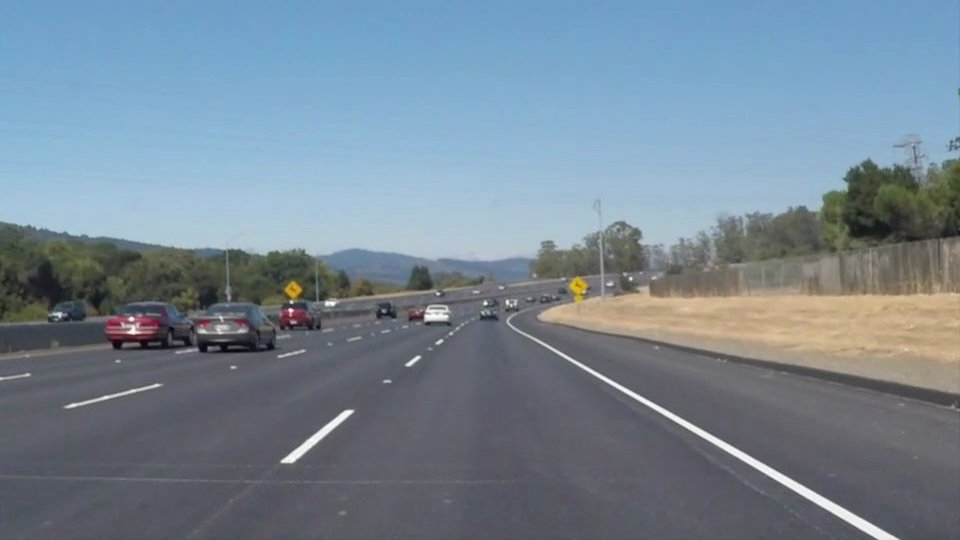
#> input picture test_images/solidWhiteCurve.jpg, 960 x 540 px
$ jupyter execute --allow-errors P1_by_AlanYang.ipynb   (shell and % lines are left out)
#> lines starting #> are read from the running program, lines starting #| are printed output that depends on the picture; after the words box and inside, x2 and y2 are one past the last pixel; in counts of white or black regions, pixels touching at a corner belong together
# Self-Driving Car Engineer Nanodegree

## Project: **Finding Lane Lines on the Road**
***
In this project, you will use the tools you learned about in the lesson to identify lane lines on the road.  You can develop your pipeline on a series of individual images, and later apply the result to a video stream (really just a series of images). Check out the video clip "raw-lines-example.mp4" (also contained in this repository) to see what the output should look like after using the helper functions below.

Once you have a result that looks roughly like "raw-lines-example.mp4", you'll need to get creative and try to average and/or extrapolate the line segments you've detected to map out the full extent of the lane lines.  You can see an example of the result you're going for in the video "P1_example.mp4".  Ultimately, you would like to draw just one line for the left side of the lane, and one for the right.

In addition to implementing code, there is a brief writeup to complete. The writeup should be completed in a separate file, which can be either a markdown file or a pdf document. There is a [write up template](https://github.com/udacity/CarND-LaneLines-P1/blob/master/writeup_template.md) that can be used to guide the writing process. Completing both the code in the Ipython notebook and the writeup template will cover all of the [rubric points](https://review.udacity.com/#!/rubrics/322/view) for this project.

---
Let's have a look at our first image called 'test_images/solidWhiteRight.jpg'.  Run the 2 cells below (hit Shift-Enter or the "play" button above) to display the image.

**Note: If, at any point, you encounter frozen display windows or other confounding issues, you can always start again with a clean slate by going to the "Kernel" menu above and selecting "Restart & Clear Output".**

---

**The tools you have are color selection, region of interest selection, grayscaling, Gaussian smoothing, Canny Edge Detection and Hough Tranform line detection.  You  are also free to explore and try other techniques that were not presented in the lesson.  Your goal is piece together a pipeline to detect the line segments in the image, then average/extrapolate them and draw them onto the image for display (as below).  Once you have a working pipeline, try it out on the video stream below.**

---

<figure>

 <figcaption>
 <p></p>
 <p style="text-align: center;"> Your output should look something like this (above) after detecting line segments using the helper functions below </p>
 </figcaption>
</figure>
 <p></p>
<figure>

 <figcaption>
 <p></p>
 <p style="text-align: center;"> Your goal is to connect/average/extrapolate line segments to get output like this</p>
 </figcaption>
</figure>

**Run the cell below to import some packages.  If you get an `import error` for a package you've already installed, try changing your kernel (select the Kernel menu above --> Change Kernel).  Still have problems?  Try relaunching Jupyter Notebook from the terminal prompt.  Also, consult the forums for more troubleshooting tips.**

## Import Packages

[cell 1]
#importing some useful packages
import matplotlib.pyplot as plt
import matplotlib.image as mpimg
import numpy as np
import cv2

## Import User-defined functions:

### 1. The function below serves two purposes. The first one is to plot a trapezoid on the image to find the region in which the majority of lane lines. The second one is to identify the lane lines in this region using color threshold.

* Note: Yellow color means no blue element.

[cell 2]
# Find the region and color threshold for the lanes to reduce nosie and processing time
# The region area is about the lower half of the image, and color threshold is set to [200,200,0], because yellow color
#has no blue color and white is [255,255,255]. Combining them the threshold would work in good accuracy.

def region_color_of_interest(image):
    ysize=image.shape[0]
    xsize=image.shape[1]
    #check x and y coordinates of the image
    color_select = np.copy(image)
    line_image = np.copy(image)
    #copy image to prevent mistakenly change the original image

    #define color selection threshold
    red=185
    green=185
    blue=0
    #for rgb, yellow has no blue color, this threshold is sufficient to screen out yellow and white lane lines
    rgb_threshold=[red,green,blue]

    #create the region of interest with 4 points

    left_bottom = [25,540]
    right_bottom = [920, 540]
    apex_l = [300, 350]
    apex_r = [600, 350]

    # Perform a linear fit (y=Ax+B) to each of the four sides of the region
    # np.polyfit returns the coefficients [A, B] of the fit
    #1 here means one degree of freedom(straight line), 2 or above mean curve
    fit_left = np.polyfit((left_bottom[0], apex_l[0]), (left_bottom[1], apex_l[1]), 1)
    fit_right = np.polyfit((right_bottom[0], apex_r[0]), (right_bottom[1], apex_r[1]), 1)
    fit_bottom = np.polyfit((left_bottom[0], right_bottom[0]), (left_bottom[1], right_bottom[1]), 1)
    fit_top = np.polyfit((apex_l[0], apex_r[0]), (apex_l[1], apex_r[1]), 1)

    #mask pixels below the threshold
    color_threshold = (image[:,:,0] < rgb_threshold[0])|(image[:,:,1] < rgb_threshold[1])|(image[:,:,2] < rgb_threshold[2])

    #find the region inside the lines
    XX, YY = np.meshgrid(np.arange(0, xsize), np.arange(0, ysize))

    #because y=AX+B, any points in YY satisfy the conditions are in the region we desire
    region_thresholds = (YY > (XX*fit_left[0] + fit_left[1])) & \
                    (YY > (XX*fit_right[0] + fit_right[1])) & \
                    (YY < (XX*fit_bottom[0] + fit_bottom[1])) &\
                    (YY > (XX*fit_top[0] + fit_top[1]))
    #hide regions outside the desired area or the color that below the thresholds
    color_select[color_threshold|~region_thresholds] = [0,0,0]

    #highlight the lanes in the desired region
    line_image[~color_threshold & region_thresholds] = [250,0,0]
    #print(type(~color_threshold & region_thresholds))

    #f,axarr = plt.subplots(1,2,figsize=(15,15))
    #axarr[0].imshow(line_image)
    #axarr[0].plot(x,y,'b--', lw=4)

    #axarr[1].imshow(color_select)
    #axarr[1].plot(x,y,'r--', lw=4)
    return color_select

### 2. Gray the image and apply Canny Edge Detection and Hough Transform on the image

1. Apply Gaussian smooth to reduce the noise
2. Apply Canny Edge Dection to find out the edges of the lanes
3. Apply Hough Transform to find out the lines of the lanes

* Note: The difference in cv2.HoughLinesP() and cv2.HoughLines()

cv2.HoughLinesP() directly returns the two endpoints of the lines, while cv2.HoughLines() return the parameters of lines, where are slope and y-intercept, and the coordinates of two endpoints need to be found out.

[cell 3]
def gray_canny_hough_transfrom(image):
    #image = mpimg.imread('test_images/solidWhiteRight.jpg')
    gray = cv2.cvtColor(image,cv2.COLOR_RGB2GRAY)

    # Define a kernel size and apply Gaussian smoothing
    kernel_size = 3
    #blur_gray = cv2.GaussianBlur(gray,(kernel_size, kernel_size),0)
    blur_gray = cv2.GaussianBlur(gray,(kernel_size, kernel_size),0)

    # Define our parameters for Canny and apply
    low_threshold = 75
    high_threshold = 150
    #apply canny edge detection to the region of interest only
    edges = cv2.Canny(blur_gray, low_threshold, high_threshold)

    # Create a "color" binary image to combine with line image
    color_edges = np.dstack((edges, edges, edges))

    # Next we'll create a masked edges image using cv2.fillPoly()
    mask = np.zeros_like(edges)
    ignore_mask_color = 255

    # Define the Hough transform parameters
    # Make a blank the same size as our image to draw on
    rho = 1 # distance resolution in pixels of the Hough grid
    theta = np.pi/180 # angular resolution in radians of the Hough grid
    threshold = 1     # minimum number of votes (intersections in Hough grid cell)
    min_line_length = 12 #minimum number of pixels making up a line
    max_line_gap = 3    # maximum gap in pixels between connectable line segments
    line_image = np.copy(image)*0 # creating a blank to draw lines on

    # Run Hough on edge detected image
    # Output "lines" is an array containing endpoints of detected line segments
    lines = cv2.HoughLinesP(edges, rho, theta, threshold, np.array([]),
                            min_line_length, max_line_gap)

    # [6 lines of commented-out code are left out]
    return lines,color_edges

### 3. Connect the segments of lanes to a single one

The biggest issue in this function is the robustness. Sometimes the single line has the difficulty in representing the lane line; in other words, deviations between the plotted line and the lane line can be observed, especially in the condition that lane line marks are not clear in the image, for instance, in the challenge video.

Several methods I can think of to improve the robustness of the solid line. 1, consider the average slope of the lane, because the slope for left or right lane line should be relatively consistent. When lane markers are not clearly detected, the previous slope is referred for the slope. 2. Using dynamic color threshold to better identify the lane color. 3. Using a smaller region that can include the lane line and exclude non-related area to reduce noise.

[cell 4]
def draw_lines(img, lines, color=[255, 0, 0], thickness=5):

    left_bottom = [25,540]
    right_bottom = [920, 540]
    apex_l = [300, 350]
    apex_r = [600, 350]

    left_slope= []
    right_slope =[]
    left_points=[]
    right_points=[]
    for line in lines:
        for x1,y1,x2,y2 in line:
            if x1 < 450 and x1 >50:
                left_points.append((x1,y1))
            if x1 > 500 and x1 < 900:
                right_points.append((x1,y1))
            if x2 < 450 and x2 >50:
                left_points.append((x2,y2))
            if x2 > 500 and x2 < 900:
                right_points.append((x2,y2))
    left_points.sort()
    right_points.sort()
    #print(left_points)
    x_avg_l = (left_points[1][0] + left_points[len(left_points)-2][0])/2
    y_avg_l = (left_points[1][1] + left_points[len(left_points)-2][1])/2

    left_slope = (y_avg_l-left_points[1][1])/(x_avg_l - left_points[1][0])

    x_avg_r = right_points[1][0] + right_points[len(right_points)-2][0]
    y_avg_r = right_points[1][1] + right_points[len(right_points)-2][1]

    right_slope = (y_avg_r - right_points[1][1])/(x_avg_r - right_points[1][0])

    #print('left,right',left_slope,right_slope)

    #becaue right lane is more stable
    if (abs(left_slope)/right_slope) > 1.2:
        left_slope = -right_slope *1.2
    elif (abs(left_slope)/right_slope) < 0.85:
        left_slope = -right_slope *1.2
    left_bias = y_avg_l - left_slope*x_avg_l

    #print('y_avg_l,x_avg_l,left_bias', y_avg_l,x_avg_l,left_bias)
    right_bias = y_avg_r - right_slope*x_avg_r

    #find the equation(y=mx+b) of left lane (avearged) in the image,l_points(x,y) and slope(m) are known. y-intercetp(b)
    #can be found out.

    # initialize the points
    left_lane_top=[0,0]
    left_lane_bottom=[0,0]

    left_lane_top[0] = int((apex_l[1] - left_bias)/left_slope)
    left_lane_top[1] = apex_l[1]

    left_lane_bottom[0] = int((left_bottom[1] - left_bias)/left_slope)
    left_lane_bottom[1] = left_bottom[1]

    cv2.line(img, (left_lane_top[0], left_lane_top[1]), (left_lane_bottom[0], left_lane_bottom[1]), color, thickness)


    right_lane_top=[0,0]
    right_lane_bottom=[0,0]

    right_lane_top[0] = int((apex_r[1] - right_bias)/right_slope)
    right_lane_top[1] = apex_r[1]

    right_lane_bottom[0] = int((right_bottom[1] - right_bias)/right_slope)
    right_lane_bottom[1] = right_bottom[1]

    cv2.line(img, (right_lane_top[0], right_lane_top[1]), (right_lane_bottom[0], right_lane_bottom[1]), color, thickness)

### Process_image Function integrates all the previously defined functions together and generates image results

[cell 5]
def process_image(image):
    # NOTE: The output you return should be a color image (3 channel) for processing video below
    # TODO: put your pipeline here,
    # you should return the final output (image where lines are drawn on lanes)
    image = cv2.resize(image,(960,540))
    #critical to make the codes working
    color_select=region_color_of_interest(image)
    lines, color_edges = gray_canny_hough_transfrom(color_select)
    draw_lines(image,lines)
    result = cv2.addWeighted(color_edges, 0.5, image, 1, 0)
    plt.imshow(result)
    return result

## Read in Test Images

[cell 6]
#reading in an image
image1 = mpimg.imread('test_images/solidWhiteCurve.jpg')
#> image1 is the input picture: shape (540, 960, 3); mean R, G, B 118.5, 134.5, 148.1
image1 = cv2.resize(image1,(960,540))
#printing out some stats and plotting
print('This image1 is:', type(image1), 'with dimensions:', image1.shape)
#| This image1 is: <class 'numpy.ndarray'> with dimensions: (540, 960, 3)
plt.imshow(image1)
# if you wanted to show a single color channel image called 'gray', for example, call as plt.imshow(gray, cmap='gray')

[cell 7]
#reading in an image
image2 = mpimg.imread('test_images/solidWhiteRight.jpg')
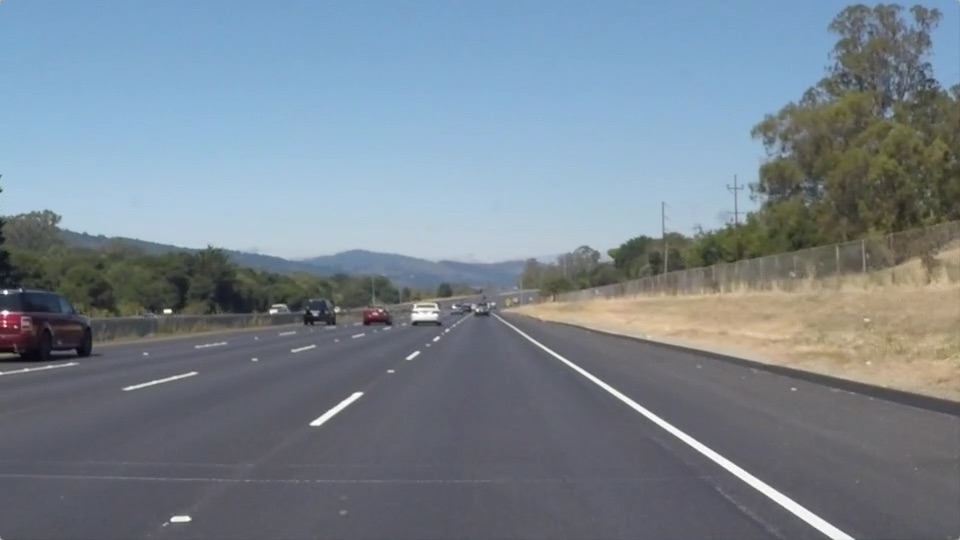
#> input picture test_images/solidWhiteRight.jpg, 960 x 540 px
#> image2 is the input picture: shape (540, 960, 3); mean R, G, B 120.3, 132.6, 143.7
image2 = cv2.resize(image2,(960,540))
#printing out some stats and plotting
print('This image2 is:', type(image2), 'with dimensions:', image2.shape)
#| This image2 is: <class 'numpy.ndarray'> with dimensions: (540, 960, 3)
plt.imshow(image2)
# if you wanted to show a single color channel image called 'gray', for example, call as plt.imshow(gray, cmap='gray')

[cell 8]
#reading in an image
image3 = mpimg.imread('test_images/solidYellowCurve.jpg')
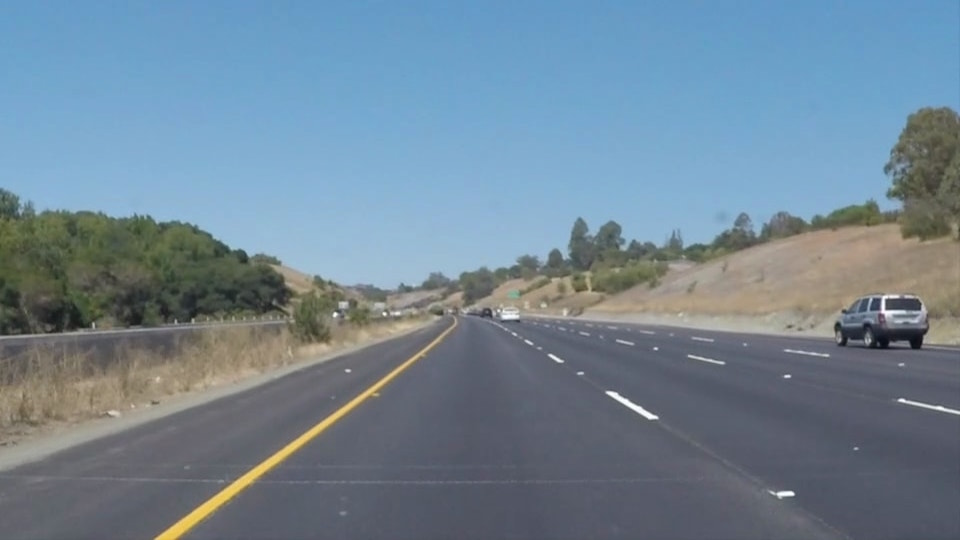
#> input picture test_images/solidYellowCurve.jpg, 960 x 540 px
#> image3 is the input picture: shape (540, 960, 3); mean R, G, B 113, 133.4, 149
image3 = cv2.resize(image3,(960,540))
#printing out some stats and plotting
print('This image3 is:', type(image3), 'with dimensions:', image3.shape)
#| This image3 is: <class 'numpy.ndarray'> with dimensions: (540, 960, 3)
plt.imshow(image3)

[cell 9]
#reading in an image
image4 = mpimg.imread('test_images/solidYellowCurve2.jpg')
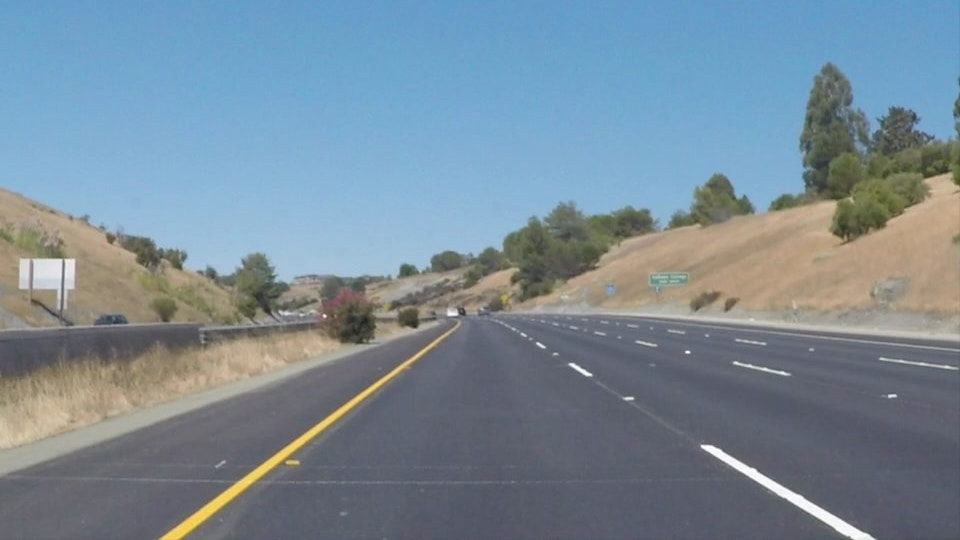
#> input picture test_images/solidYellowCurve2.jpg, 960 x 540 px
#> image4 is the input picture: shape (540, 960, 3); mean R, G, B 120.7, 138.6, 151.5
image4 = cv2.resize(image4,(960,540))
#printing out some stats and plotting
print('This image4 is:', type(image4), 'with dimensions:', image4.shape)
#| This image4 is: <class 'numpy.ndarray'> with dimensions: (540, 960, 3)
plt.imshow(image4)
# if you wanted to show a single color channel image called 'gray', for example, call as plt.imshow(gray, cmap='gray')

[cell 10]
#reading in an image
image5 = mpimg.imread('test_images/solidYellowLeft.jpg')
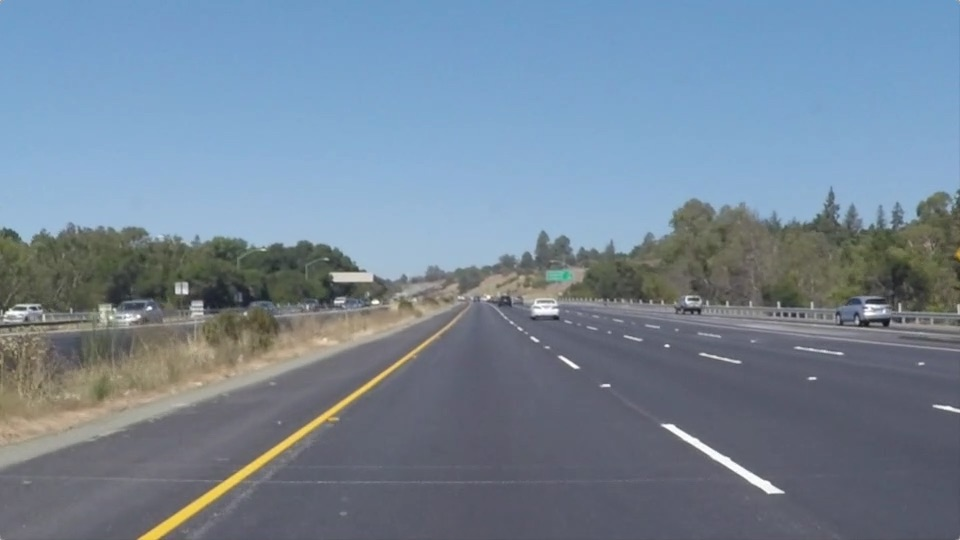
#> input picture test_images/solidYellowLeft.jpg, 960 x 540 px
#> image5 is the input picture: shape (540, 960, 3); mean R, G, B 116.5, 133.6, 150.8
image5 = cv2.resize(image5,(960,540))
#printing out some stats and plotting
print('This image5 is:', type(image5), 'with dimensions:', image5.shape)
#| This image5 is: <class 'numpy.ndarray'> with dimensions: (540, 960, 3)
plt.imshow(image5)
# if you wanted to show a single color channel image called 'gray', for example, call as plt.imshow(gray, cmap='gray')

[cell 11]
#reading in an image
image6 = mpimg.imread('test_images/whiteCarLaneSwitch.jpg')
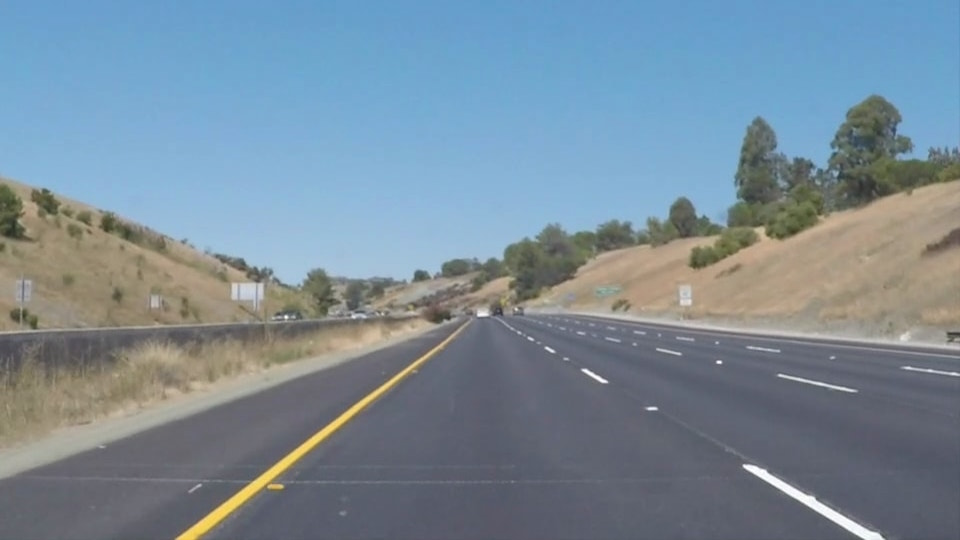
#> input picture test_images/whiteCarLaneSwitch.jpg, 960 x 540 px
#> image6 is the input picture: shape (540, 960, 3); mean R, G, B 121.2, 139.4, 152.9
image6 = cv2.resize(image6,(960,540))
#printing out some stats and plotting
print('This image6 is:', type(image6), 'with dimensions:', image6.shape)
#| This image6 is: <class 'numpy.ndarray'> with dimensions: (540, 960, 3)
plt.imshow(image6)
# if you wanted to show a single color channel image called 'gray', for example, call as plt.imshow(gray, cmap='gray')

[cell 12]
image1=process_image(image1)
#> in region_color_of_interest, `color_threshold = (image[:,:,0] < rgb_threshold[0])|(image[:,:,1] < rg..`:
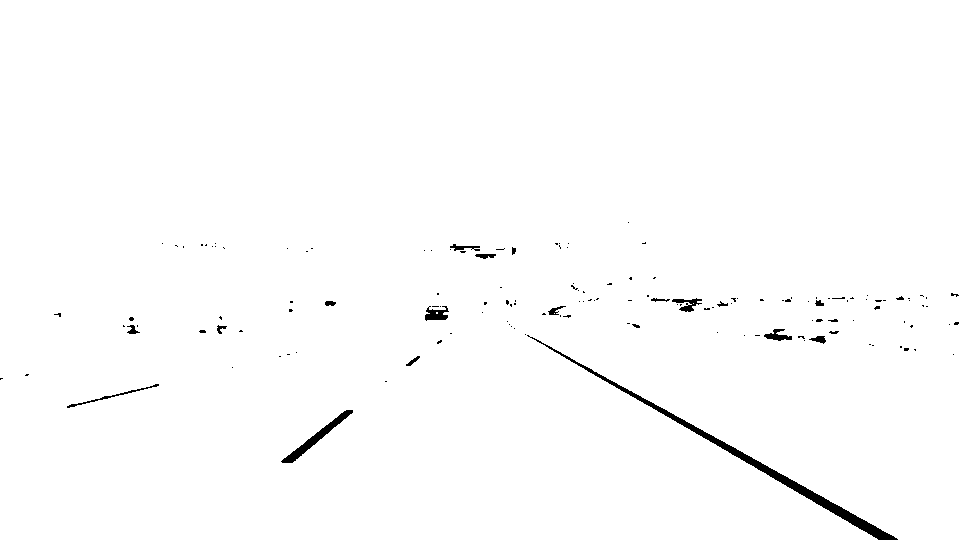
#> color_threshold: shape (540, 960) bool; 99% white; 144 black regions (122 under 20 px), largest, box (x1, y1, x2, y2) and area: (527, 335, 898, 540) 2440, (281, 410, 353, 463) 609, (425, 306, 449, 321) 219
#> (the rest of the program and of its run is left out)
